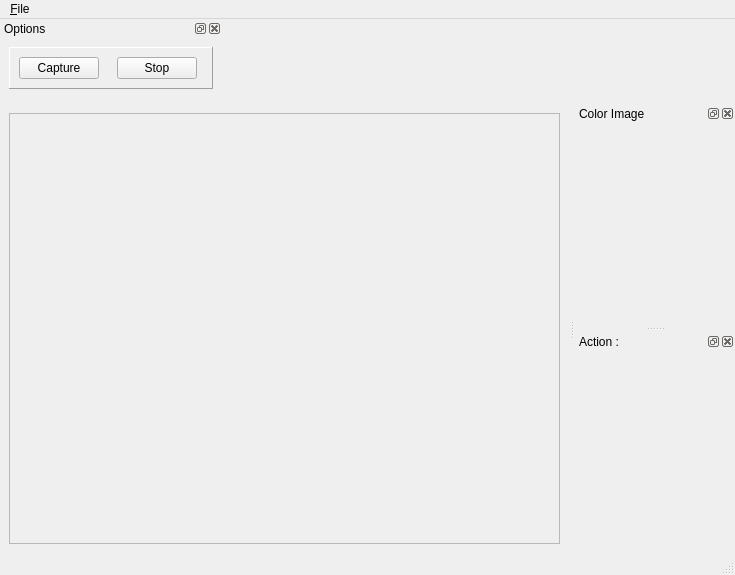
<?xml version="1.0" encoding="UTF-8"?>
<ui version="4.0">
 <class>New</class>
 <widget class="QMainWindow" name="New">
  <property name="geometry">
   <rect>
    <x>0</x>
    <y>0</y>
    <width>735</width>
    <height>575</height>
   </rect>
  </property>
  <property name="sizePolicy">
   <sizepolicy hsizetype="Expanding" vsizetype="Expanding">
    <horstretch>0</horstretch>
    <verstretch>0</verstretch>
   </sizepolicy>
  </property>
  <property name="windowTitle">
   <string>RGB-D Capture</string>
  </property>
  <widget class="QWidget" name="centralwidget">
   <layout class="QHBoxLayout" name="horizontalLayout">
    <item>
     <widget class="QFrame" name="frame_2">
      <property name="sizePolicy">
       <sizepolicy hsizetype="Expanding" vsizetype="Expanding">
        <horstretch>0</horstretch>
        <verstretch>0</verstretch>
       </sizepolicy>
      </property>
      <property name="frameShape">
       <enum>QFrame::StyledPanel</enum>
      </property>
      <property name="frameShadow">
       <enum>QFrame::Raised</enum>
      </property>
      <layout class="QHBoxLayout" name="horizontalLayout_2">
       <item>
        <widget class="ntk::ImageWidget" name="depthView" native="true">
         <property name="minimumSize">
          <size>
           <width>320</width>
           <height>240</height>
          </size>
         </property>
         <property name="focusPolicy">
          <enum>Qt::ClickFocus</enum>
         </property>
        </widget>
       </item>
      </layout>
     </widget>
    </item>
   </layout>
  </widget>
  <widget class="QMenuBar" name="menubar">
   <property name="geometry">
    <rect>
     <x>0</x>
     <y>0</y>
     <width>735</width>
     <height>25</height>
    </rect>
   </property>
   <widget class="QMenu" name="menuFile">
    <property name="title">
     <string>&amp;File</string>
    </property>
    <addaction name="action_GrabFrames"/>
    <addaction name="separator"/>
    <addaction name="action_Quit"/>
   </widget>
   <addaction name="menuFile"/>
  </widget>
  <widget class="QStatusBar" name="statusbar"/>
  <widget class="QDockWidget" name="dockWidget">
   <property name="windowTitle">
    <string>Color Image</string>
   </property>
   <attribute name="dockWidgetArea">
    <number>2</number>
   </attribute>
   <widget class="QWidget" name="dockWidgetContents">
    <property name="minimumSize">
     <size>
      <width>160</width>
      <height>120</height>
     </size>
    </property>
    <layout class="QHBoxLayout" name="horizontalLayout_3">
     <item>
      <widget class="ntk::ImageWidget" name="colorView" native="true">
       <property name="sizePolicy">
        <sizepolicy hsizetype="Preferred" vsizetype="Preferred">
         <horstretch>0</horstretch>
         <verstretch>0</verstretch>
        </sizepolicy>
       </property>
      </widget>
     </item>
    </layout>
   </widget>
  </widget>
  <widget class="QDockWidget" name="dockWidget_2">
   <property name="windowTitle">
    <string>Action :</string>
   </property>
   <attribute name="dockWidgetArea">
    <number>2</number>
   </attribute>
   <widget class="QWidget" name="dockWidgetContents_2">
    <property name="minimumSize">
     <size>
      <width>160</width>
      <height>120</height>
     </size>
    </property>
    <layout class="QHBoxLayout" name="horizontalLayout_4"/>
   </widget>
  </widget>
  <widget class="QDockWidget" name="dockWidget_4">
   <property name="windowTitle">
    <string>Options</string>
   </property>
   <attribute name="dockWidgetArea">
    <number>4</number>
   </attribute>
   <widget class="QWidget" name="dockWidgetContents_4">
    <property name="sizePolicy">
     <sizepolicy hsizetype="Fixed" vsizetype="Fixed">
      <horstretch>0</horstretch>
      <verstretch>0</verstretch>
     </sizepolicy>
    </property>
    <layout class="QHBoxLayout" name="horizontalLayout_6">
     <item>
      <widget class="QFrame" name="frame">
       <property name="sizePolicy">
        <sizepolicy hsizetype="Fixed" vsizetype="Fixed">
         <horstretch>0</horstretch>
         <verstretch>0</verstretch>
        </sizepolicy>
       </property>
       <property name="frameShape">
        <enum>QFrame::Panel</enum>
       </property>
       <property name="frameShadow">
        <enum>QFrame::Raised</enum>
       </property>
       <property name="lineWidth">
        <number>1</number>
       </property>
       <layout class="QHBoxLayout" name="horizontalLayout_7">
        <item>
         <widget class="QPushButton" name="pushButton">
          <property name="text">
           <string>Capture</string>
          </property>
         </widget>
        </item>
        <item>
         <widget class="Line" name="line_3">
          <property name="orientation">
           <enum>Qt::Horizontal</enum>
          </property>
         </widget>
        </item>
        <item>
         <widget class="Line" name="line_2">
          <property name="orientation">
           <enum>Qt::Horizontal</enum>
          </property>
         </widget>
        </item>
        <item>
         <widget class="QPushButton" name="pushButton_2">
          <property name="text">
           <string>Stop</string>
          </property>
         </widget>
        </item>
        <item>
         <widget class="Line" name="line">
          <property name="orientation">
           <enum>Qt::Horizontal</enum>
          </property>
         </widget>
        </item>
       </layout>
      </widget>
     </item>
    </layout>
   </widget>
  </widget>
  <action name="action_Quit">
   <property name="text">
    <string>&amp;Quit</string>
   </property>
   <property name="shortcut">
    <string>Ctrl+Q</string>
   </property>
  </action>
  <action name="action_GrabFrames">
   <property name="checkable">
    <bool>true</bool>
   </property>
   <property name="text">
    <string>Grab all frames</string>
   </property>
  </action>
 </widget>
 <customwidgets>
  <customwidget>
   <class>ntk::ImageWidget</class>
   <extends>QWidget</extends>
   <header location="global">ntk/gui/image_widget.h</header>
   <container>1</container>
  </customwidget>
 </customwidgets>
 <resources/>
 <connections/>
</ui>
